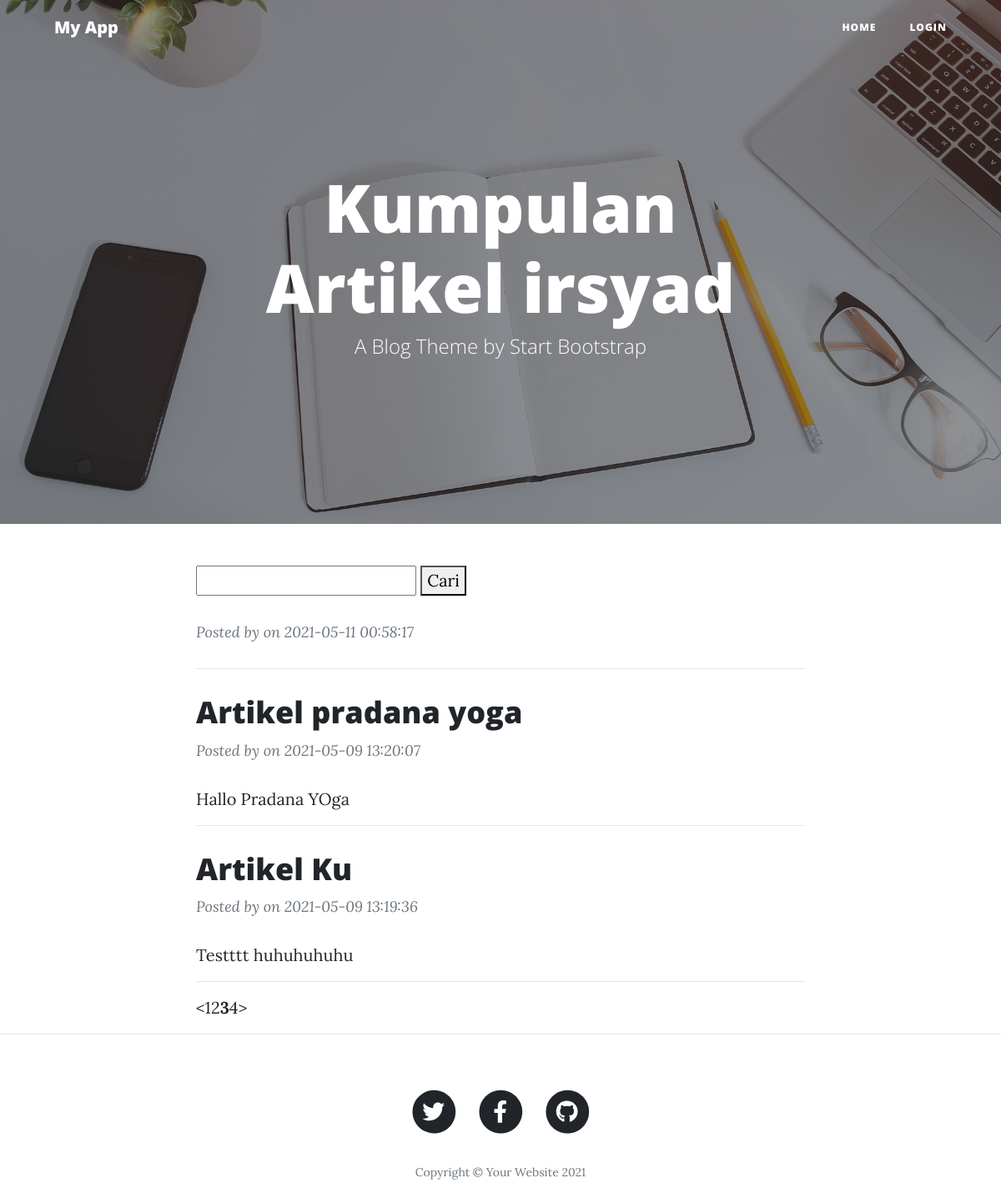
Screenshot of /index.php/blog/index/6 with the database file from the repository.
### tables this page shows
CREATE TABLE `blog` (
  `id` int(11) NOT NULL,
  `title` varchar(255) NOT NULL,
  `content` text NOT NULL,
  `url` varchar(255) NOT NULL,
  `cover` varchar(255) NOT NULL,
  `date` timestamp NOT NULL DEFAULT current_timestamp() ON UPDATE current_timestamp()
);

### application/controllers/Blog.php (called while the page is built, shortened)
<?php
class Blog extends CI_Controller
{
    public function __construct()
    {
        $this->load->model('Blog_model');
        $this->load->library('session');
    }
    public function index($offset = 0)
    {
        $this->load->library('pagination');
        $config['base_url'] = site_url('blog/index');
        $config['total_rows'] = $this->Blog_model->getTotalBlogs();
        $config['per_page'] = 3;
        $query = $this->Blog_model->getBlogs($config['per_page'], $offset);
        $data['blogs'] = $query->result_array();
        $this->load->view('blog', $data);
    }
}

### index.php (called while the page is built, shortened)
<?php
require_once BASEPATH.'core/CodeIgniter.php';

### application/config/config.php (called while the page is built, shortened)
<?php
$config['base_url'] = 'http://localhost/myapp/';
$config['index_page'] = 'index.php';
$config['uri_protocol']	= 'REQUEST_URI';
$config['url_suffix'] = '';
$config['language']	= 'english';
$config['charset'] = 'UTF-8';
$config['enable_hooks'] = FALSE;
$config['subclass_prefix'] = 'MY_';
$config['composer_autoload'] = FALSE;
$config['permitted_uri_chars'] = 'a-z 0-9~%.:_\-';
$config['enable_query_strings'] = FALSE;
$config['controller_trigger'] = 'c';
$config['function_trigger'] = 'm';
$config['directory_trigger'] = 'd';
$config['allow_get_array'] = TRUE;
$config['log_threshold'] = 0;
$config['log_path'] = '';
$config['log_file_extension'] = '';
$config['log_file_permissions'] = 0644;
$config['log_date_format'] = 'Y-m-d H:i:s';
$config['error_views_path'] = '';
$config['cache_path'] = '';
$config['cache_query_string'] = FALSE;
$config['encryption_key'] = '';
$config['sess_driver'] = 'files';
$config['sess_cookie_name'] = 'ci_session';
$config['sess_expiration'] = 7200;
$config['sess_save_path'] = NULL;
$config['sess_match_ip'] = FALSE;
$config['sess_time_to_update'] = 300;
$config['sess_regenerate_destroy'] = FALSE;
$config['cookie_prefix']	= '';
$config['cookie_domain']	= '';
$config['cookie_path']		= '/';
$config['cookie_secure']	= FALSE;
$config['cookie_httponly'] 	= FALSE;
$config['standardize_newlines'] = FALSE;
$config['global_xss_filtering'] = FALSE;
$config['csrf_protection'] = FALSE;
$config['csrf_token_name'] = 'csrf_test_name';
$config['csrf_cookie_name'] = 'csrf_cookie_name';
$config['csrf_expire'] = 7200;
$config['csrf_regenerate'] = TRUE;
$config['csrf_exclude_uris'] = array();
$config['compress_output'] = FALSE;
$config['time_reference'] = 'local';
$config['rewrite_short_tags'] = FALSE;
$config['proxy_ips'] = '';

### application/models/Blog_model.php (called while the page is built, shortened)
<?php
class Blog_model extends CI_model{
    public function getBlogs($offset, $limit)
    {
        $filter = $this->input->get('find');
        $this->db->like('title', $filter);
        $this->db->limit($offset, $limit);
        $this->db->order_by('date', 'desc');
        return $this->db->get('blog');
    }
    public function getTotalBlogs()
    {
        $filter = $this->input->get('find');
        $this->db->like('title', $filter);
        return $this->db->count_all_results('blog');
    }
}

### application/views/blog.php (the view, shortened to what this page needs)
<header class="masthead" style="background-image: url('<?php echo base_url(); ?>tamplate/assets/img/home-bg.jpg')">
    <div class="overlay"></div>
    <div class="container">
        <div class="row">
            <div class="col-lg-8 col-md-10 mx-auto">
                <div class="site-heading">
                    <h1>Kumpulan Artikel irsyad</h1>
                    <span class="subheading">A Blog Theme by Start Bootstrap</span>
                </div>
            </div>
        </div>
    </div>
</header>
<div class="container">
    <div class="row">
        <div class="col-lg-8 col-md-10 mx-auto">
            <form>
                <input type="text" name='find'>
                <button type="submit">Cari</button>
            </form>
            <?php foreach ($blogs as $key => $blog) : ?>
                <div class="post-preview">
                    <a href="<?php echo site_url('blog/detail/' . $blog['url']); ?>">
                        <h2 class="post-title">
                            <?php echo $blog['title']; ?>
                        </h2>
                    </a>
                    <p class="post-meta">
                        Posted by on <?php echo $blog['date']; ?>
                    </p>
                    <?php echo $blog['content']; ?>
                </div>
                <hr>
            <?php endforeach; ?>
            <?php echo $this->pagination->create_links(); ?>
        </div>
    </div>
</div>
<hr />

### rows the page displays
blog: date "2021-05-11 00:58:17"
blog: title "Artikel pradana yoga", date "2021-05-09 13:20:07", content "Hallo Pradana YOga"
blog: title "Artikel Ku", date "2021-05-09 13:19:36", content "Testttt huhuhuhuhu"

### other values shown
$this->pagination->create_links() "< 1 2 3 4 >"
